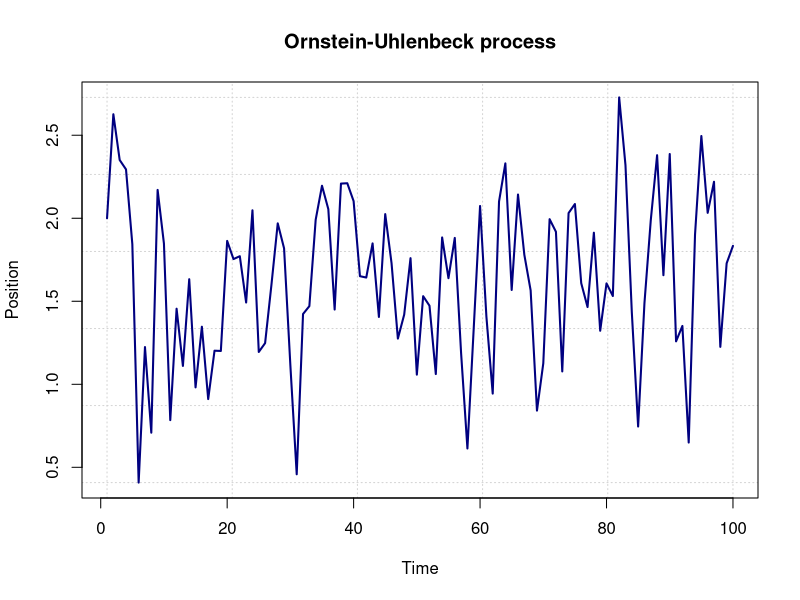

The R source for this figure:
#specifying parameters
theta <- 0.8
mu <- 1.6
sigma <- 0.5

#specifying seed
set.seed(2043442)

#defining Ornstein-Uhlenbeck trajectory as vector
OU <- c()

#specifying initial value
OU[1] <- 2

#simulating trajectory
for (i in 2:100) {
  OU[i] <- OU[i-1]+theta*(mu-OU[i-1])+sigma*rnorm(1)
}

#plotting trajectory
plot(1:100, OU, main="Ornstein-Uhlenbeck process", type="l", lty=1, lwd=2,
     col="navy", xlab="Time", ylab="Position", first.panel=grid())

